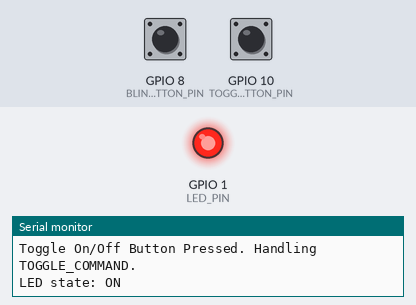
A sketch run on a simulated ESP32-C6. On the bench: output pins drawn as LEDs (lit = HIGH), the last lines printed to the serial monitor. Dashed ring = blinking. The inputs (shaded band) are chosen by the test bench; at power-on: GPIO 8 (BLINK_MODE_BUTTON_PIN) HIGH, GPIO 10 (TOGGLE_ON_OFF_BUTTON_PIN) HIGH.

Above: at 1.2 s.
1.3 s: GPIO 8 (BLINK_MODE_BUTTON_PIN) pulled LOW for 0.15 s
At 1.9 s:
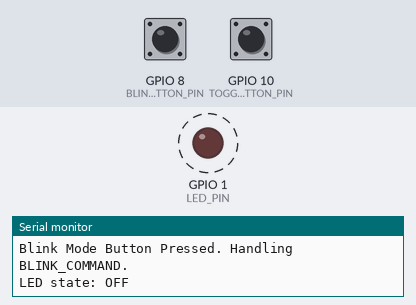
4.4 s: GPIO 10 (TOGGLE_ON_OFF_BUTTON_PIN) pulled LOW for 0.15 s
6.0 s: GPIO 10 (TOGGLE_ON_OFF_BUTTON_PIN) pulled LOW for 1 s
At 7.7 s:
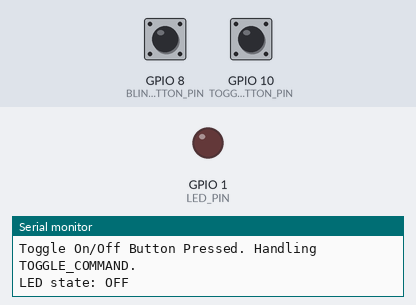
8.5 s: GPIO 10 (TOGGLE_ON_OFF_BUTTON_PIN) pulled LOW for 3.2 s
At 12.7 s:
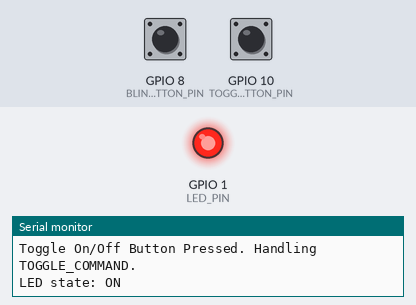
Timing chart, 0 to 14.2 s (numbered marks = the images above; inputs shaded):
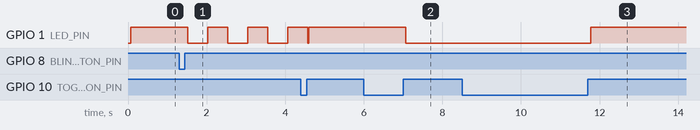

Measured:
- after the input at 1.3 s, GPIO 1 (LED_PIN): alternates HIGH for 0.51 s and LOW for 0.51 s, starting after 0.22 s
- after the input at 6.0 s, GPIO 1 (LED_PIN): HIGH → LOW after 1.1 s
- after the input at 8.5 s, GPIO 1 (LED_PIN): LOW → HIGH after 3.3 s

The sketch:

sketch.ino
```cpp
#include "AlterModeDevice.h"

const int LED_PIN = 1;
const int BLINK_MODE_BUTTON_PIN = 8;
const int TOGGLE_ON_OFF_BUTTON_PIN = 10;

AlterModeDevice device(LED_PIN, BLINK_MODE_BUTTON_PIN, TOGGLE_ON_OFF_BUTTON_PIN);

void setup() {
  Serial.begin(115200);
  device.init();
}

void loop() {
  device.run();
  delay(10);
}
```

Actuator.cpp
```cpp
#include "Actuator.h"

Actuator::Actuator(int pin, CommandHandler* commandHandler)
    : pin(pin), handler(commandHandler) {}

void Actuator::handle(Command command) {
    if (handler != nullptr) {
        handler->handle(command);
    }
}

void Actuator::setHandler(CommandHandler* commandHandler) {
    handler = commandHandler;
}
```

Actuator.h
```cpp
#ifndef ACTUATOR_H
#define ACTUATOR_H

#include "CommandHandler.h"

class Actuator : public CommandHandler {
protected:
    int pin;
    CommandHandler* handler;

public:
    Actuator(int pin, CommandHandler* commandHandler = nullptr);

    void handle(Command command) override;

    void setHandler(CommandHandler* commandHandler);
};

#endif
```

AlterModeDevice.cpp
```cpp
#include "AlterModeDevice.h"
#include <Arduino.h>

AlterModeDevice::AlterModeDevice(int ledPin, int blinkButtonPin, int toggleButtonPin) :
  ledActuator(ledPin, this),
  blinkModeButton(blinkButtonPin, BLINK_MODE_BUTTON_EVENT_ID, this),
  toggleOnOffButton(toggleButtonPin, TOGGLE_ON_OFF_BUTTON_EVENT_ID, this)
  {}

void AlterModeDevice::init() {

}

void AlterModeDevice::run() {
    blinkModeButton.check();
    toggleOnOffButton.check();
    ledActuator.update();
}

void AlterModeDevice::on(Event event) {
  if (event.id == BLINK_MODE_BUTTON_EVENT_ID) {
      Serial.println("Blink Mode Button Pressed. Handling BLINK_COMMAND.");
      ledActuator.handle(LedActuator::BLINK_COMMAND);
  } else if (event.id == TOGGLE_ON_OFF_BUTTON_EVENT_ID) {
      Serial.println("Toggle On/Off Button Pressed. Handling TOGGLE_COMMAND.");
      ledActuator.handle(LedActuator::TOGGLE_COMMAND);
  }
}

void AlterModeDevice::handle(Command command) {

}
```

AlterModeDevice.h
```cpp
#ifndef ALTER_MODE_DEVICE_H
#define ALTER_MODE_DEVICE_H

#include "Device.h"
#include "Led.h"
#include "Button.h"

class AlterModeDevice : public Device {
  public:
    AlterModeDevice(int ledPin, int blinkButtonPin, int toggleButtonPin);

    void init();

    void run();

    void on(Event event) override;

    void handle(Command command) override;

  private:
    LedActuator ledActuator;
    ButtonSensor blinkModeButton;
    ButtonSensor toggleOnOffButton;

    static const int BLINK_MODE_BUTTON_EVENT_ID = 201;
    static const int TOGGLE_ON_OFF_BUTTON_EVENT_ID = 202;

};
#endif
```

Button.cpp
```cpp
#include "Button.h"
#include <Arduino.h>

ButtonSensor::ButtonSensor(int pin, int eventId, EventHandler* handler) :
    Sensor(pin, handler),
    lastState(LOW),
    buttonEvent(eventId) {
    pinMode(pin, INPUT);
}


void ButtonSensor::check() {
    int currentFlickerableState = digitalRead(pin);

    if (currentFlickerableState != lastFlickerableState) {
        lastDebounceTime = millis();
    }

    lastFlickerableState = currentFlickerableState;


    if ((millis() - lastDebounceTime) <= DEBOUNCE_DELAY) {
        return;
    }

    if (currentFlickerableState == stableState) {
        return;
    }

    stableState = currentFlickerableState;

    if (stableState == HIGH) {
        Serial.print("Button on pin ");
        Serial.print(pin);
        Serial.println(" pressed (Debounced & Clean).");
        if (handler != nullptr) {
            handler->on(buttonEvent);
        }
    }
}
```

Button.h
```cpp
#ifndef BUTTON_SENSOR_H
#define BUTTON_SENSOR_H

#include "Sensor.h"

class ButtonSensor : public Sensor {
  public:
    /**
     * @brief Constructs a Button sensor.
     * @param pin The GPIO pin the button is connected to.
     * @param eventId The unique ID for the event this button will trigger.
     * @param handler The event handler to notify upon a press.
     */
    ButtonSensor(int pin, int eventId, EventHandler* handler = nullptr);

    void check();

  private:
    int lastState;
    Event buttonEvent;

    int lastFlickerableState;
    int stableState;
    unsigned long lastDebounceTime;
    static const unsigned long DEBOUNCE_DELAY = 50;
};
#endif
```

CommandHandler.h
```cpp
#ifndef COMMAND_HANDLER_H
#define COMMAND_HANDLER_H

struct Command {
    int id;

    explicit Command(int commandId) : id(commandId) {}
    bool operator==(const Command& other) const { return id == other.id; }
};

class CommandHandler {
public:
    virtual void handle(Command command) = 0;
    virtual ~CommandHandler() = default;
};

#endif
```

Device.h
```cpp
#ifndef DEVICE_H
#define DEVICE_H

#include "EventHandler.h"
#include "CommandHandler.h"

class Device : public EventHandler, public CommandHandler {
public:
    virtual void on(Event event) override = 0;

    virtual void handle(Command command) override = 0;

    virtual ~Device() = default;
};

#endif
```

EventHandler.h
```cpp
#ifndef EVENT_HANDLER_H
#define EVENT_HANDLER_H

struct Event {
    int id;

    explicit Event(int eventId) : id(eventId) {}
    bool operator==(const Event& other) const { return id == other.id; }
};

class EventHandler {
public:
    virtual void on(Event event) = 0;
    virtual ~EventHandler() = default;
};

#endif
```

Led.cpp
```cpp
#include "Led.h"
#include <Arduino.h>

const Command LedActuator::TOGGLE_COMMAND = Command(TOGGLE_COMMAND_ID);
const Command LedActuator::BLINK_COMMAND = Command(BLINK_COMMAND_ID);
const Command LedActuator::TURN_OFF_COMMAND = Command(TURN_OFF_COMMAND_ID);

LedActuator::LedActuator(int pin, CommandHandler* commandHandler) :
    Actuator(pin, commandHandler),
    stateOn(false),
    blinking(false),
    lastBlinkTime(0) {
    pinMode(pin, OUTPUT);
    digitalWrite(pin, LOW);
}

void LedActuator::handle(Command command) {
    if (command.id == TOGGLE_COMMAND_ID) {
        blinking = false;
        toggleState();
    } else if (command.id == BLINK_COMMAND_ID) {
        blinking = !blinking;
        if (!blinking) {
            turnOff();
        }
    } else if (command.id == TURN_OFF_COMMAND_ID) {
        blinking = false;
        turnOff();
    }
}

void LedActuator::update() {
    if (blinking && (millis() - lastBlinkTime >= BLINK_INTERVAL)) {
        lastBlinkTime = millis();
        toggleState();
    }
}

void LedActuator::turnOn() {
    stateOn = true;
    digitalWrite(pin, HIGH);
    Serial.println("LED state: ON");
}

void LedActuator::turnOff() {
    stateOn = false;
    digitalWrite(pin, LOW);
    Serial.println("LED state: OFF");
}

void LedActuator::toggleState() {
    stateOn ? turnOff() : turnOn();
}
```

Led.h
```cpp
#ifndef LED_ACTUATOR_H
#define LED_ACTUATOR_H

#include "Actuator.h"

class LedActuator : public Actuator {
  public:
    static const int TOGGLE_COMMAND_ID = 101;
    static const int BLINK_COMMAND_ID = 102;
    static const int TURN_OFF_COMMAND_ID = 103;

    static const Command TOGGLE_COMMAND;
    static const Command BLINK_COMMAND;
    static const Command TURN_OFF_COMMAND;

    LedActuator(int pin, CommandHandler* commandHandler = nullptr);

    void handle(Command command) override;

    /**
     * @brief Updates the LED state, required for non-blocking blinking.
     */
    void update();

private:
    void turnOff();
    void turnOn();
    void toggleState();

    bool stateOn;
    bool blinking;
    unsigned long lastBlinkTime;
    static const long BLINK_INTERVAL = 500;
};
#endif
```

Sensor.cpp
```cpp
#include "Sensor.h"

Sensor::Sensor(int pin, EventHandler* eventHandler)
    : pin(pin), handler(eventHandler) {}

void Sensor::on(Event event) {
    if (handler != nullptr) {
        handler->on(event);
    }
}

void Sensor::setHandler(EventHandler* eventHandler) {
    handler = eventHandler;
}
```

Sensor.h
```cpp
#ifndef SENSOR_H
#define SENSOR_H

#include "EventHandler.h"

class Sensor : public EventHandler {
protected:
    int pin;
    EventHandler* handler;

public:
    Sensor(int pin, EventHandler* eventHandler = nullptr);

    void on(Event event) override;

    void setHandler(EventHandler* eventHandler);
};

#endif
```
